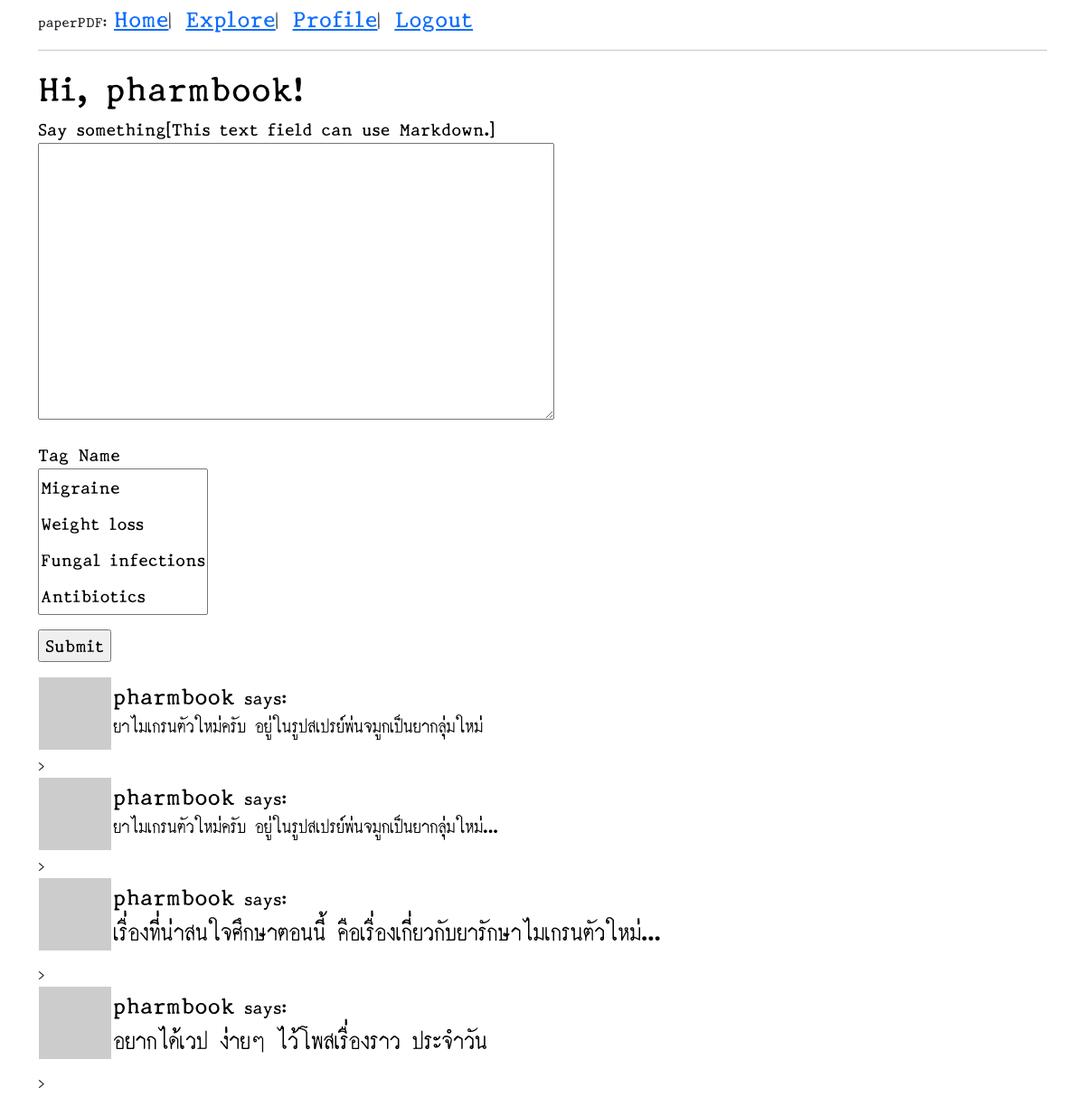
Before: /index (signed in) with the older database file.
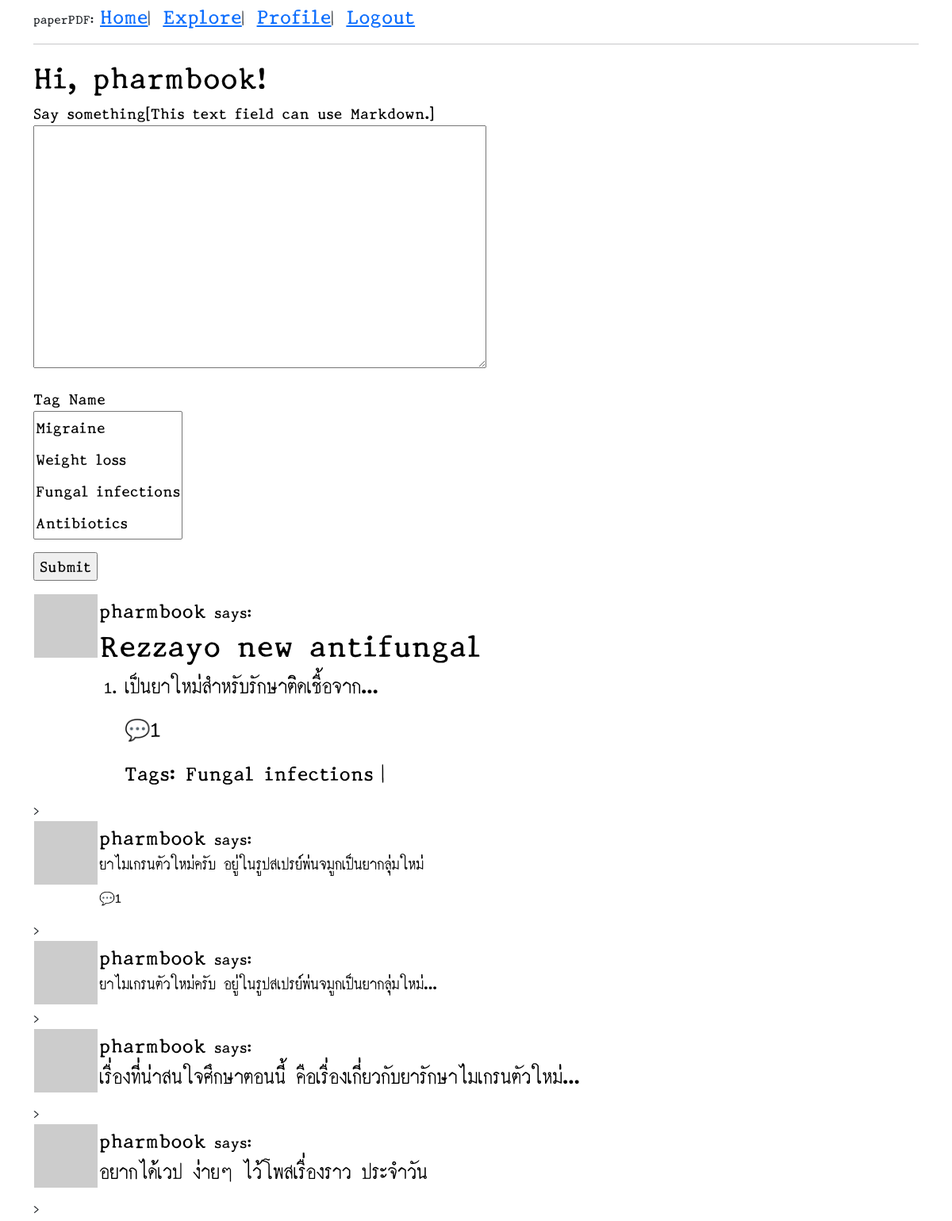
After: the same page with the newer database file.
### app/models.py (models this page shows, shortened)
class Post(db.Model):
    id = db.Column(db.Integer, primary_key=True)
    body = db.Column(db.Text)
    timestamp = db.Column(db.DateTime, index=True, default=datetime.utcnow)
    user_id = db.Column(db.Integer, db.ForeignKey('user.id'))
    comments = db.relationship('Comment', backref='article', lazy='dynamic')
    tags = db.relationship(
        'Tag',
        secondary=tags_table,
        backref=db.backref('posts', lazy='dynamic'))

class User(UserMixin, db.Model):
    id = db.Column(db.Integer, primary_key=True)
    username = db.Column(db.String(64), index=True, unique=True)
    email = db.Column(db.String(120), index=True, unique=True)
    password_hash = db.Column(db.String(128))
    posts = db.relationship('Post', backref='author', lazy='dynamic')
    about_me = db.Column(db.String(140))
    last_seen = db.Column(db.DateTime, default=datetime.utcnow)
    followed = db.relationship(
        'User', secondary=followers,
        primaryjoin=(followers.c.follower_id == id),
        secondaryjoin=(followers.c.followed_id == id),
        backref=db.backref('followers', lazy='dynamic'), lazy='dynamic')
    comments = db.relationship('Comment', backref='author', lazy='dynamic')
    def avatar(self, size):
        digest = md5(self.email.lower().encode('utf-8')).hexdigest()
        return 'https://www.gravatar.com/avatar/{}?d=identicon&s={}'.format(
            digest, size)
    def followed_posts(self):
        followed = Post.query.join(
            followers, (followers.c.followed_id == Post.user_id)).filter(
                followers.c.follower_id == self.id)
        own = Post.query.filter_by(user_id=self.id)
        return followed.union(own).order_by(Post.timestamp.desc())

class Tag(db.Model):
    id = db.Column(db.Integer, primary_key=True)
    name = db.Column(db.String(64))
    timestamp = db.Column(db.DateTime, index=True, default=datetime.utcnow)
    user_id = db.Column(db.Integer, db.ForeignKey('user.id'))

### app/routes.py (the view, shortened to what this page needs)
@app.route('/', methods=['GET', 'POST'])
@app.route('/index', methods=['GET', 'POST'])
@login_required
def index():
    form = PostForm()
    page = request.args.get('page', 1, type=int)
    posts = current_user.followed_posts().paginate(
        page=page, per_page=app.config['POSTS_PER_PAGE'], error_out=False)
    next_url = url_for('index', page=posts.next_num) \
        if posts.has_next else None
    prev_url = url_for('index', page=posts.prev_num) \
        if posts.has_prev else None
    return render_template('index.html', title='Home', form=form,
                           posts=posts.items, next_url=next_url,
                           prev_url=prev_url)

### app/forms.py
class PostForm(FlaskForm):
    post = TextAreaField('Say something[This text field can use Markdown.]', validators=[DataRequired()])
    tags = SelectMultipleField(
        'Tag Name',
        validators=[DataRequired()],
        choices=[
            ('Migraine', 'Migraine'),
            ('Weight loss', 'Weight loss'),
            ('Fungal infections', 'Fungal infections'),
            ('Antibiotics','Antibiotics'),
        ])
    submit = SubmitField('Submit')

### app/models.py (called while the page is built)
@login.user_loader
def load_user(id):
    return User.query.get(int(id))

### app/routes.py (called while the page is built)
@app.before_request
def before_request():
    if current_user.is_authenticated:
        current_user.last_seen = datetime.utcnow()
        db.session.commit()

### app/templates/index.html (shortened to what this page needs)
{% extends "base.html" %}
{% block content %}
    <h1>Hi, {{ current_user.username }}!</h1>
    {% if form %}
    <form action="" method="post">
        <p>
            {{ form.post.label }}<br>
            {{ form.post(cols=50, rows=10) }}<br>
        </p>
        <p>
            {{ form.tags.label }} <br>
            {{ form.tags() }} <br>
          </p>
        <p>{{ form.submit() }}</p>
    </form>
    {% endif %}
    {% for post in posts %}
        {% include '_post.html' %}
    {% endfor %}
{% endblock %}

### app/templates/_post.html (shortened to what this page needs)
<table>
    <tr valign="top">
        <td><img src="{{ post.author.avatar(36) }}"></td>
        <td><a href="{{ url_for('user', username=post.author.username) }}">{{ post.author.username }}</a> says:<br>
            <a href="{{url_for('seepost',id=post.id)}}">
                <span> {{ post.body|truncate(100)|safe }}</span>
                <p>
                    {% if post.comments.count() > 0 %}
                    <div class="comment">
                        💬{{post.comments.count()}}
                    </div>
                    {% endif %}
                </p>
            </a>
            {% for tag in post.tags %}
            <a href="{{ url_for('tag', name=tag.name) }}" target="_blank">Tags:&nbsp;{{ tag.name }}</a> |
            {% endfor %}
        </td>
    </tr>
</table>>

Changed rows visible on the page:
added Post: author.username "pharmbook", body "Rezzayo new antifungal เป็นยาใหม่สำหรับรักษาติดเชื้อจาก...", comments.count "1"
added Tag: name "Fungal infections"
shown differently, row unchanged: Post "ยาไมเกรนตัวใหม่ครับ อยู่ในรูปสเปรย์พ่นจมูกเป็นยากลุ่มใหม่": comments.count (not shown) → "1"
